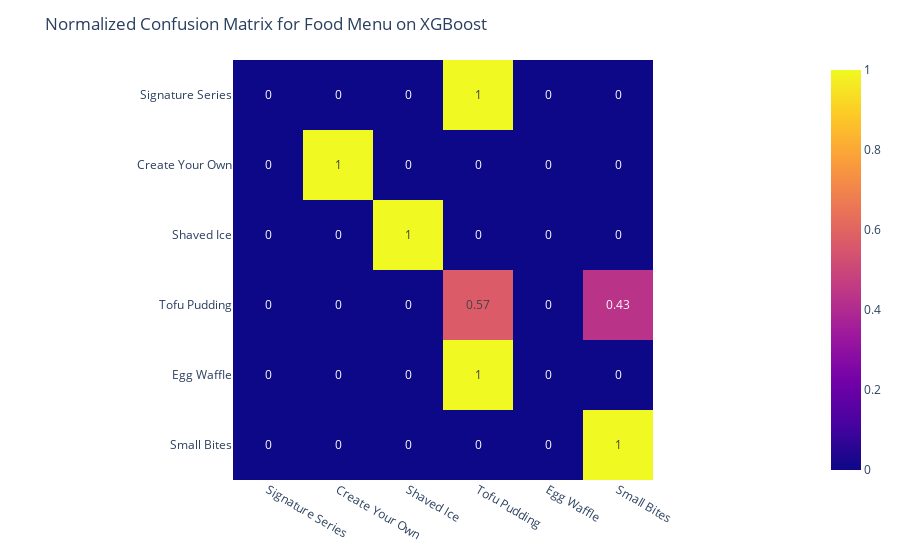

Write notebook code for a chart like this one.
### Code cell
conf_matrix = confusion_matrix(y_test1, y_pred1, normalize="true")
conf_matrix = np.around(conf_matrix.astype('float') /
                        conf_matrix.sum(axis=1)[:, np.newaxis], decimals=2)

fig = px.imshow(conf_matrix, text_auto=True,
                x=list(labels_food), y=list(labels_food))
fig.update_layout(title="Normalized Confusion Matrix for Food Menu on XGBoost")
fig.show()

### Figure 1 — Plotly figure (JSON) as saved in the notebook; plotly's stock layout.template omitted (floating-point values rounded to 4 significant figures)
{"data": [{"coloraxis": "coloraxis", "hovertemplate": "x: %{x}<br>y: %{y}<br>color: %{z}<extra></extra>", "name": "0", "texttemplate": "%{z}", "type": "heatmap", "x": ["Signature Series", "Create Your Own", "Shaved Ice", "Tofu Pudding", "Egg Waffle", "Small Bites"], "xaxis": "x", "y": ["Signature Series", "Create Your Own", "Shaved Ice", "Tofu Pudding", "Egg Waffle", "Small Bites"], "yaxis": "y", "z": [[0, 0, 0, 1, 0, 0], [0, 1, 0, 0, 0, 0], [0, 0, 1, 0, 0, 0], [0, 0, 0, 0.57, 0, 0.43], [0, 0, 0, 1, 0, 0], [0, 0, 0, 0, 0, 1]]}], "layout": {"coloraxis": {"colorscale": [[0, "#0d0887"], [0.1111, "#46039f"], [0.2222, "#7201a8"], [0.3333, "#9c179e"], [0.4444, "#bd3786"], [0.5556, "#d8576b"], [0.6667, "#ed7953"], [0.7778, "#fb9f3a"], [0.8889, "#fdca26"], [1, "#f0f921"]]}, "margin": {"t": 60}, "title": {"text": "Normalized Confusion Matrix for Food Menu on XGBoost"}, "xaxis": {"anchor": "y", "constrain": "domain", "domain": [0, 1], "scaleanchor": "y"}, "yaxis": {"anchor": "x", "autorange": "reversed", "constrain": "domain", "domain": [0, 1]}}}
